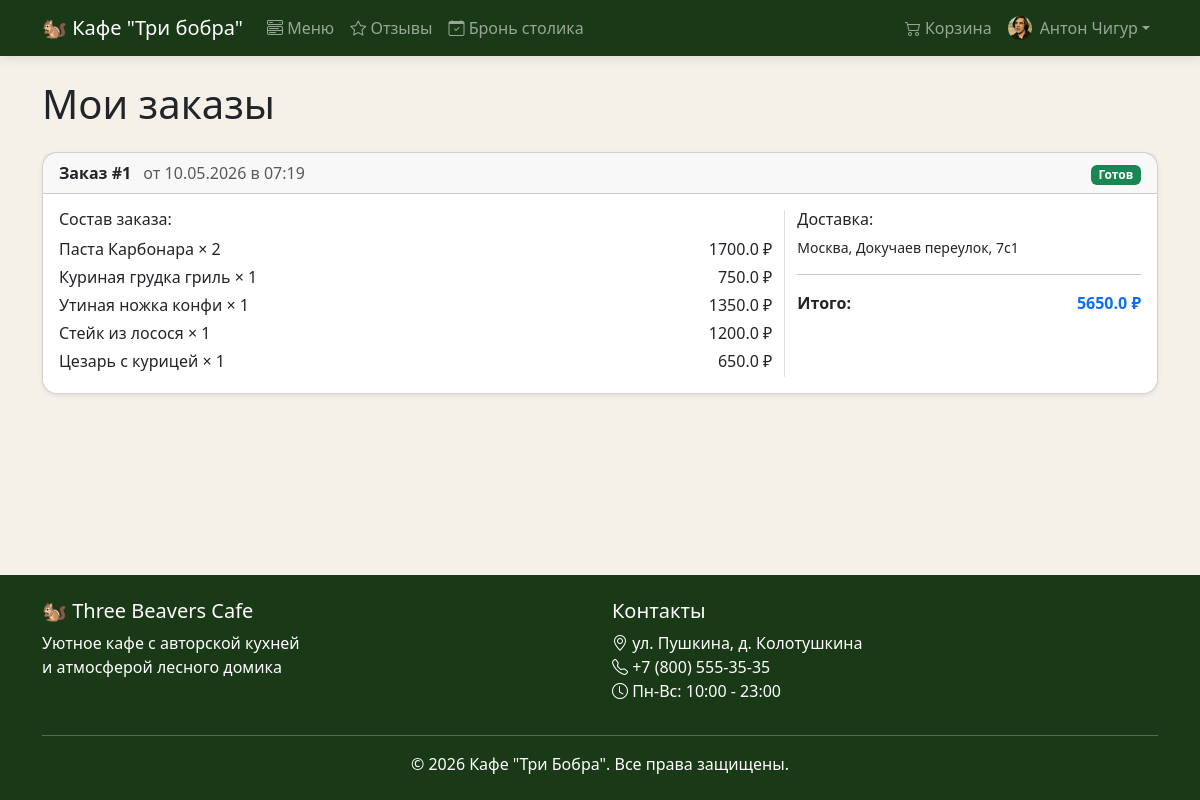
The page /orders (signed in) on the database its author committed.
### models.py (models this page shows)
class User(UserMixin, db.Model):
    id = db.Column(db.Integer, primary_key=True)
    username = db.Column(db.String(80), unique=True, nullable=False)
    email = db.Column(db.String(120), unique=True, nullable=False)
    password_hash = db.Column(db.String(256), nullable=False)
    is_admin = db.Column(db.Boolean, default=False)
    avatar = db.Column(db.String(300), default="default-avatar.png")
    cart_items = db.relationship("CartItem", backref="user", lazy=True)
    orders = db.relationship("Order", backref="user", lazy=True)
    bookings = db.relationship("Booking", backref="user", lazy=True)
    reviews = db.relationship("Review", backref="user", lazy=True)

class Order(db.Model):
    id = db.Column(db.Integer, primary_key=True)
    user_id = db.Column(db.Integer, db.ForeignKey("user.id"), nullable=False)
    total_price = db.Column(db.Float, nullable=False)
    status = db.Column(db.String(20), default="new")
    delivery_address = db.Column(db.String(300), nullable=True)
    latitude = db.Column(db.Float, nullable=True)
    longitude = db.Column(db.Float, nullable=True)
    created_at = db.Column(db.DateTime, default=datetime.utcnow)
    items = db.relationship("OrderItem", backref="order", lazy=True)

class OrderItem(db.Model):
    id = db.Column(db.Integer, primary_key=True)
    order_id = db.Column(db.Integer, db.ForeignKey("order.id", ondelete="CASCADE"), nullable=False)
    menu_item_id = db.Column(db.Integer, db.ForeignKey("menu_item.id"), nullable=False)
    quantity = db.Column(db.Integer, nullable=False)
    price_per_unit = db.Column(db.Float, nullable=False)
    menu_item = db.relationship("MenuItem")

class MenuItem(db.Model):
    id = db.Column(db.Integer, primary_key=True)
    name = db.Column(db.String(100), nullable=False)
    description = db.Column(db.Text, nullable=True)
    price = db.Column(db.Float, nullable=False)
    image_url = db.Column(db.String(300), default="default-food.jpg")
    available = db.Column(db.Boolean, default=True)
    category_id = db.Column(db.Integer, db.ForeignKey("category.id"), nullable=False)

### routes/orders.py (the view)
@orders_bp.route("/orders")
@login_required
def orders():
    user_orders = Order.query.filter_by(user_id=current_user.id).order_by(Order.created_at.desc()).all()
    cart_count = sum(item.quantity for item in current_user.cart_items)
    return render_template("orders.html", orders=user_orders, cart_count=cart_count)

### templates/orders.html (shortened to what this page needs)
{% extends "base.html" %}
{% block content %}
<div class="container">
    <h1 class="mb-4">Мои заказы</h1>
    {% if orders %}
    <div class="row">
        {% for order in orders %}
        <div class="col-12 mb-3">
            <div class="card shadow-sm">
                <div class="card-header d-flex justify-content-between align-items-center">
                    <div>
                        <strong>Заказ #{{ order.id }}</strong>
                        <span class="text-muted ms-2">
                            от {{ order.created_at.strftime('%d.%m.%Y в %H:%M') }}
                        </span>
                    </div>
                    <div>
                        <span class="badge
                            {% if order.status == 'new' %}bg-warning
                            {% elif order.status == 'preparing' %}bg-info
                            {% elif order.status == 'ready' %}bg-success
                            {% elif order.status == 'cancelled' %}bg-danger
                            {% elif order.status == 'delivered' %}bg-primary
                            {% endif %}">
                            {% if order.status == 'new' %}Новый
                            {% elif order.status == 'preparing' %}Готовится
                            {% elif order.status == 'ready' %}Готов
                            {% elif order.status == 'cancelled' %}Отменён
                            {% elif order.status == 'delivered' %}Доставлен
                            {% endif %}
                        </span>
                    </div>
                </div>
                <div class="card-body">
                    <div class="row">
                        <div class="col-md-8">
                            <h6>Состав заказа:</h6>
                            {% for item in order.items %}
                            <div class="d-flex justify-content-between mb-1">
                                <span>{{ item.menu_item.name }} × {{ item.quantity }}</span>
                                <span>{{ item.price_per_unit * item.quantity }} ₽</span>
                            </div>
                            {% endfor %}
                        </div>
                        <div class="col-md-4 border-start">
                            <h6>Доставка:</h6>
                            <p class="mb-1 small">{{ order.delivery_address }}</p>
                            <hr>
                            <div class="d-flex justify-content-between fw-bold">
                                <span>Итого:</span>
                                <span class="text-primary">{{ order.total_price }} ₽</span>
                            </div>
                        </div>
                    </div>
                </div>
            </div>
        </div>
        {% endfor %}
    </div>
    {% endif %}
</div>
{% endblock %}

### templates/base.html (shortened to what this page needs)
<!DOCTYPE html>
<html lang="ru">
<head>
    <link href="https://cdn.jsdelivr.net/npm/bootstrap@5.3.2/dist/css/bootstrap.min.css" rel="stylesheet">
    <link href="https://cdn.jsdelivr.net/npm/bootstrap-icons@1.11.2/font/bootstrap-icons.css" rel="stylesheet">
    <link href="{{ url_for('static', filename='css/style.css') }}" rel="stylesheet">
</head>
<body>
    <nav class="navbar navbar-expand-lg navbar-dark bg-dark-green sticky-top">
        <div class="container">
            <a class="navbar-brand" href="{{ url_for('main.index') }}">
                🐿 Кафе "Три бобра"
            </a>
            <div class="collapse navbar-collapse" id="navbarNav">
                <ul class="navbar-nav me-auto">
                    <li class="nav-item">
                        <a class="nav-link" href="{{ url_for('menu.menu') }}">
                            <i class="bi bi-menu-button-wide"></i> Меню
                        </a>
                    </li>
                    <li class="nav-item">
                        <a class="nav-link" href="{{ url_for('reviews.reviews') }}">
                            <i class="bi bi-star"></i> Отзывы
                        </a>
                    </li>
                    <li class="nav-item">
                        <a class="nav-link" href="{{ url_for('booking.booking') }}">
                            <i class="bi bi-calendar-check"></i> Бронь столика
                        </a>
                    </li>
                </ul>
                <ul class="navbar-nav">
                    {% if current_user.is_authenticated %}
                    <li class="nav-item">
                        <a class="nav-link d-flex align-items-center gap-1" href="{{ url_for('cart.cart') }}">
                            <i class="bi bi-cart2"></i> Корзина
                        </a>
                    </li>
                    <li class="nav-item dropdown">
                        <a class="nav-link dropdown-toggle d-flex align-items-center" href="#" role="button" data-bs-toggle="dropdown">
                            <img src="/auth/avatar/{{ current_user.id }}"
                                 class="rounded-circle me-2"
                                 style="width: 24px; height: 24px; object-fit: cover;"
                                 alt="">
                            {{ current_user.username }}
                        </a>
                    </li>
                    {% endif %}
                </ul>
            </div>
        </div>
    </nav>
    <main class="py-4">
        {% block content %}{% endblock %}
    </main>
    <footer class="bg-dark-green text-white py-4 mt-auto">
        <div class="container">
            <div class="row">
                <div class="col-md-6">
                    <h5>🐿 Three Beavers Cafe</h5>
                    <p>Уютное кафе с авторской кухней<br>и атмосферой лесного домика</p>
                </div>
                <div class="col-md-6">
                    <h5>Контакты</h5>
                    <p>
                        <i class="bi bi-geo-alt"></i> ул. Пушкина, д. Колотушкина<br>
                        <i class="bi bi-telephone"></i> +7 (800) 555-35-35<br>
                        <i class="bi bi-clock"></i> Пн-Вс: 10:00 - 23:00
                    </p>
                </div>
            </div>
            <hr>
            <p class="text-center mb-0">&copy; 2026 Кафе "Три Бобра". Все права защищены.</p>
        </div>
    </footer>
</body>
</html>

### static/css/style.css (style rules this page uses)
:root { --beaver-green: #2d5a27; --beaver-dark: #1a3a17; --beaver-light: #4a7c43; --beaver-gold: #c4a35a; --beaver-cream: #f5f0e8; --beaver-brown: #6b4f3c; }
.bg-dark-green { background-color: var(--beaver-dark) !important; }
.card { border-radius: 15px; transition: transform 0.3s, box-shadow 0.3s; }
.navbar { box-shadow: 0 2px 10px rgba(0, 0, 0, 0.1); }
.nav-link { transition: color 0.3s; }
footer { background-color: var(--beaver-dark); }
body { background-color: var(--beaver-cream); min-height: 100vh; display: flex; flex-direction: column; }
main { flex: 1; }
a.nav-link.d-flex { white-space: nowrap; }

### rows shown on the page
User: username "Антон Чигур"
Order: id "1", created_at "10.05.2026 в 07:19", status "Готов", delivery_address "Москва, Докучаев переулок, 7с1", total_price "5650.0"
OrderItem: menu_item.name "Паста Карбонара", quantity "2", item.price_per_unit*item.quantity "1700.0"
OrderItem: menu_item.name "Куриная грудка гриль", quantity "1", item.price_per_unit*item.quantity "750.0"
OrderItem: menu_item.name "Утиная ножка конфи", quantity "1", item.price_per_unit*item.quantity "1350.0"
OrderItem: menu_item.name "Стейк из лосося", quantity "1", item.price_per_unit*item.quantity "1200.0"
OrderItem: menu_item.name "Цезарь с курицей", quantity "1", item.price_per_unit*item.quantity "650.0"
